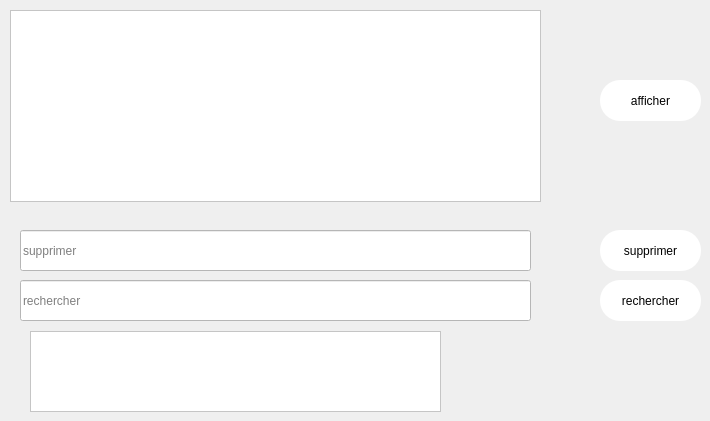
      <widget class="QWidget" name="tab_17">
       <attribute name="title">
        <string>Gestion reclamation</string>
       </attribute>
       <widget class="QPushButton" name="affrec">
        <property name="geometry">
         <rect>
          <x>600</x>
          <y>80</y>
          <width>101</width>
          <height>41</height>
         </rect>
        </property>
        <property name="styleSheet">
         <string notr="true">border-radius:20px;
background-color: rgb(255, 255, 255);</string>
        </property>
        <property name="text">
         <string>afficher</string>
        </property>
       </widget>
       <widget class="QLineEdit" name="lineEdit_2">
        <property name="geometry">
         <rect>
          <x>20</x>
          <y>230</y>
          <width>511</width>
          <height>41</height>
         </rect>
        </property>
        <property name="toolTip">
         <string extracomment="SS"/>
        </property>
        <property name="styleSheet">
         <string notr="true">background:white;</string>
        </property>
        <property name="text">
         <string/>
        </property>
        <property name="placeholderText">
         <string>supprimer</string>
        </property>
       </widget>
       <widget class="QTableView" name="tableView">
        <property name="geometry">
         <rect>
          <x>10</x>
          <y>10</y>
          <width>531</width>
          <height>192</height>
         </rect>
        </property>
        <property name="styleSheet">
         <string notr="true">background:white;;</string>
        </property>
       </widget>
       <widget class="QPushButton" name="affrec_2">
        <property name="geometry">
         <rect>
          <x>600</x>
          <y>230</y>
          <width>101</width>
          <height>41</height>
         </rect>
        </property>
        <property name="styleSheet">
         <string notr="true">border-radius:20px;
background-color: rgb(255, 255, 255);</string>
        </property>
        <property name="text">
         <string>supprimer</string>
        </property>
       </widget>
       <widget class="QLineEdit" name="lineEdit_8">
        <property name="geometry">
         <rect>
          <x>20</x>
          <y>280</y>
          <width>511</width>
          <height>41</height>
         </rect>
        </property>
        <property name="toolTip">
         <string extracomment="SS"/>
        </property>
        <property name="styleSheet">
         <string notr="true">background:white;</string>
        </property>
        <property name="text">
         <string/>
        </property>
        <property name="placeholderText">
         <string>rechercher</string>
        </property>
       </widget>
       <widget class="QPushButton" name="affrec_3">
        <property name="geometry">
         <rect>
          <x>600</x>
          <y>280</y>
          <width>101</width>
          <height>41</height>
         </rect>
        </property>
        <property name="styleSheet">
         <string notr="true">border-radius:20px;
background-color: rgb(255, 255, 255);</string>
        </property>
        <property name="text">
         <string>rechercher</string>
        </property>
       </widget>
       <widget class="QTableView" name="tableView_70">
        <property name="geometry">
         <rect>
          <x>30</x>
          <y>331</y>
          <width>411</width>
          <height>81</height>
         </rect>
        </property>
        <property name="styleSheet">
         <string notr="true">background:white;</string>
        </property>
       </widget>
      </widget>
